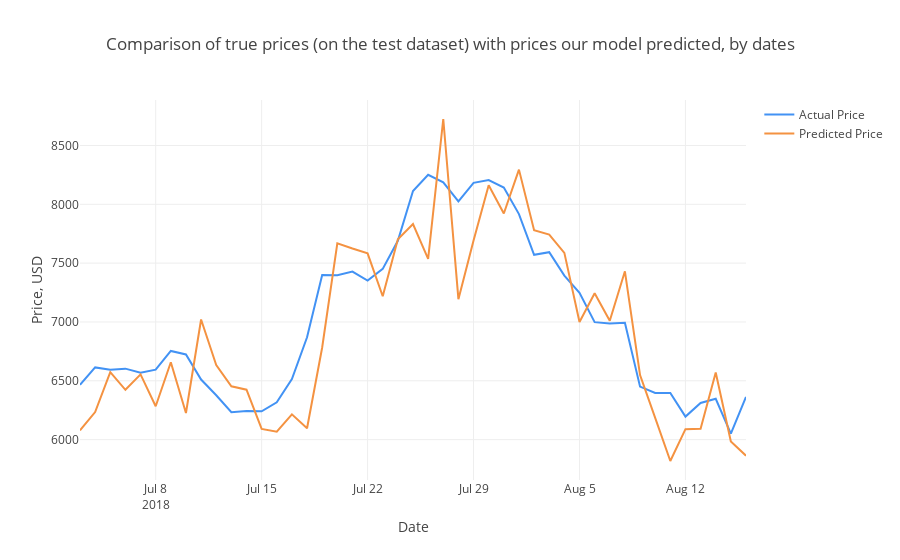

Notebook source saved alongside this figure:
### Code cell
# Ahora se extrae con el formato de fechas y se traza
# Se desplaza 10 dias por la ventana
# df_test.loc['2018-06-23':,'total_number_btc':'total_number_btc'].index

# Test_Dates = df_test['total_number_btc'].index

Test_Dates = df_test.loc['2018-07-03':,'total_number_btc':'total_number_btc'].index

trace1 = go.Scatter(x=Test_Dates, y=observated_test, name= 'Actual Price',
                   line = dict(color = ('rgb(66, 146, 244)'),width = 2))
trace2 = go.Scatter(x=Test_Dates, y=predicted_test, name= 'Predicted Price',
                   line = dict(color = ('rgb(244, 146, 65)'),width = 2))
data = [trace1, trace2]
layout = dict(title = 'Comparison of true prices (on the test dataset) with prices our model predicted, by dates',
             xaxis = dict(title = 'Date'), yaxis = dict(title = 'Price, USD'))
fig = dict(data=data, layout=layout)
py.iplot(fig, filename='results_demonstrating1')

### Figure 1 — Plotly figure (JSON) as saved in the notebook; plotly's stock layout.template omitted (floating-point values rounded to 4 significant figures)
{"data": [{"line": {"color": "rgb(66, 146, 244)", "width": 2}, "name": "Actual Price", "type": "scatter", "x": ["2018-07-03", "2018-07-04", "2018-07-05", "2018-07-06", "2018-07-07", "2018-07-08", "2018-07-09", "2018-07-10", "2018-07-11", "2018-07-12", "2018-07-13", "2018-07-14", "2018-07-15", "2018-07-16", "2018-07-17", "2018-07-18", "2018-07-19", "2018-07-20", "2018-07-21", "2018-07-22", "2018-07-23", "2018-07-24", "2018-07-25", "2018-07-26", "2018-07-27", "2018-07-28", "2018-07-29", "2018-07-30", "2018-07-31", "2018-08-01", "2018-08-02", "2018-08-03", "2018-08-04", "2018-08-05", "2018-08-06", "2018-08-07", "2018-08-08", "2018-08-09", "2018-08-10", "2018-08-11", "2018-08-12", "2018-08-13", "2018-08-14", "2018-08-15", "2018-08-16"], "y": [6466.0, 6614.0, 6593.0, 6603.0, 6569.0, 6594.0, 6754.0, 6724.0, 6511.0, 6377.0, 6234.0, 6244.0, 6241, 6317.0, 6514.0, 6870.0, 7399.0, 7396.0, 7428.0, 7352.0, 7451.0, 7690.0, 8113.0, 8251.0, 8187.0, 8025.0, 8182.0, 8206.0, 8143.0, 7917.0, 7571.0, 7593.0, 7394.0, 7248.0, 6999.0, 6988.0, 6994.0, 6450.0, 6397.0, 6396.0, 6196.0, 6311.0, 6347.0, 6051.0, 6363.0]}, {"line": {"color": "rgb(244, 146, 65)", "width": 2}, "name": "Predicted Price", "type": "scatter", "x": ["2018-07-03", "2018-07-04", "2018-07-05", "2018-07-06", "2018-07-07", "2018-07-08", "2018-07-09", "2018-07-10", "2018-07-11", "2018-07-12", "2018-07-13", "2018-07-14", "2018-07-15", "2018-07-16", "2018-07-17", "2018-07-18", "2018-07-19", "2018-07-20", "2018-07-21", "2018-07-22", "2018-07-23", "2018-07-24", "2018-07-25", "2018-07-26", "2018-07-27", "2018-07-28", "2018-07-29", "2018-07-30", "2018-07-31", "2018-08-01", "2018-08-02", "2018-08-03", "2018-08-04", "2018-08-05", "2018-08-06", "2018-08-07", "2018-08-08", "2018-08-09", "2018-08-10", "2018-08-11", "2018-08-12", "2018-08-13", "2018-08-14", "2018-08-15", "2018-08-16"], "y": [6078.0, 6235.0, 6573.0, 6424.0, 6555.0, 6284.0, 6658.0, 6226.0, 7021.0, 6633.0, 6454.0, 6425.0, 6091.0, 6068.0, 6215.0, 6097.0, 6783.0, 7669.0, 7624.0, 7583.0, 7218.0, 7702.0, 7833.0, 7537.0, 8725.0, 7194.0, 7693.0, 8163.0, 7922.0, 8295.0, 7781.0, 7743.0, 7588.0, 6999.0, 7244.0, 7010.0, 7431.0, 6549.0, 6185.0, 5818.0, 6089.0, 6093.0, 6571.0, 5985.0, 5864.0]}], "layout": {"title": "Comparison of true prices (on the test dataset) with prices our model predicted, by dates", "xaxis": {"title": "Date"}, "yaxis": {"title": "Price, USD"}}}
